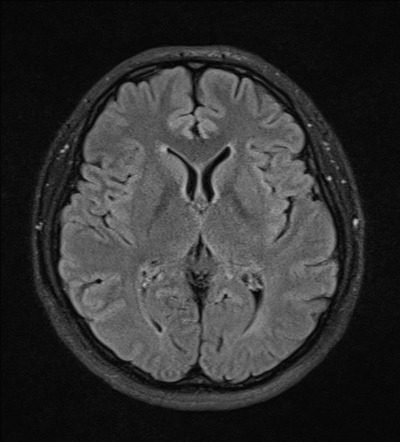
#> input picture Data/Training/notumor/Tr-noTr_0006.jpg, 400 x 442 px, found by its file name; its folder holds only this picture in this run
$ jupyter execute Brain_tumor_prediction.ipynb
#> lines starting #> are read from the running program, lines starting #| are printed output that depends on the picture
# **IMPORT LIBRARIES**

[cell 1]
import numpy as np
import pandas as pd
import os
import cv2
import matplotlib.pyplot as plt
import warnings
import seaborn as sns
from sklearn.model_selection import train_test_split
from sklearn.preprocessing import StandardScaler
from sklearn.decomposition import PCA
from sklearn.linear_model import LogisticRegression
from sklearn.svm import SVC
from sklearn.metrics import confusion_matrix, classification_report, accuracy_score

warnings.filterwarnings('ignore')

# **LOAD DATASET**

[cell 2]
train_path = r"C:\Users\chand\Downloads\Brain Tumor Prediction System\Data\Training"
test_path  = r"C:\Users\chand\Downloads\Brain Tumor Prediction System\Data\Testing"


classes = {
    'notumor': 0,
    'pituitary': 1
}

IMG_SIZE = 200

[cell 3]
# Load TRAINING data
X_train = []
y_train = []

for cls, label in classes.items():
    folder = os.path.join(train_path, cls)

    for img_name in os.listdir(folder):
        img_path = os.path.join(folder, img_name)

        img = cv2.imread(img_path, 0)
#> img is the input picture: shape (442, 400); min 0, max 189, mean 49.2
        if img is None:
            continue

        img = cv2.resize(img, (IMG_SIZE, IMG_SIZE))
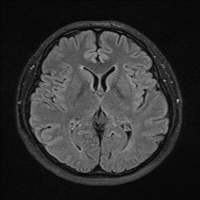
#> img: shape (200, 200); min 5, max 177, mean 49.1
        X_train.append(img)
        y_train.append(label)
#> pass 2 of the loop `for cls, label in classes.items():`:
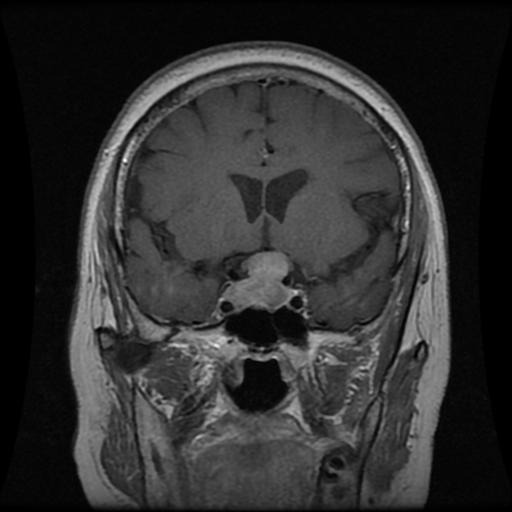
#> input picture Data/Training/pituitary/Tr-piTr_0007.jpg, 512 x 512 px, found by its file name
#> img is the input picture: shape (512, 512); min 0, max 255, mean 47.2
#> `img = cv2.resize(img, (IMG_SIZE, IMG_SIZE))`:
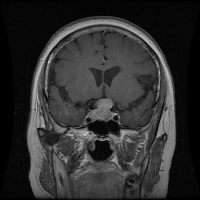
#> img: shape (200, 200); min 0, max 231, mean 47.1

X_train = np.array(X_train)
y_train = np.array(y_train)

print("Training data shape:", X_train.shape)
#| Training data shape: (2, 200, 200)
print(pd.Series(y_train).value_counts())

[cell 4]
# Load TESTING data
X_test = []
y_test = []

for cls, label in classes.items():
    folder = os.path.join(test_path, cls)

    for img_name in os.listdir(folder):
        img_path = os.path.join(folder, img_name)

        img = cv2.imread(img_path, 0)
        if img is None:
            continue

        img = cv2.resize(img, (IMG_SIZE, IMG_SIZE))
        X_test.append(img)
        y_test.append(label)
#> pass 2 of the loop `for cls, label in classes.items():`:

X_test = np.array(X_test)
y_test = np.array(y_test)

print("Testing data shape:", X_test.shape)
#| Testing data shape: (2, 200, 200)
print(pd.Series(y_test).value_counts())

# **Visualizations**

[cell 5]
# Class Distribution
plt.figure(figsize=(6,4))
pd.Series(y_train).value_counts().plot(kind='bar')
plt.xticks(ticks=[0,1], labels=['No Tumor', 'Pituitary'])
plt.title("Training Data Class Distribution")
plt.ylabel("Number of Images")
plt.xlabel("Class")
plt.show()
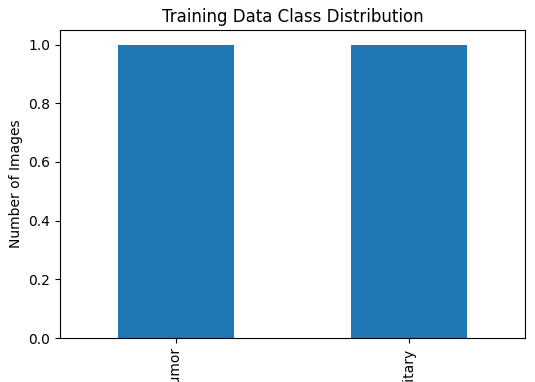
#> figure drawn by matplotlib, 1 panel

[cell 6]
# Visualize sample images
plt.figure(figsize=(8,6))

# Get first 5 samples of each class
no_tumor_samples = np.where(y_train == 0)[0][:5]
tumor_samples = np.where(y_train == 1)[0][:5]

for i, idx in enumerate(no_tumor_samples):
    plt.subplot(2,5,i+1)
    plt.imshow(X_train[idx], cmap='gray')
    plt.title("No Tumor")
    plt.axis('off')

for i, idx in enumerate(tumor_samples):
    plt.subplot(2,5,i+6)
    plt.imshow(X_train[idx], cmap='gray')
    plt.title("Pituitary")
    plt.axis('off')

plt.tight_layout()
plt.show()
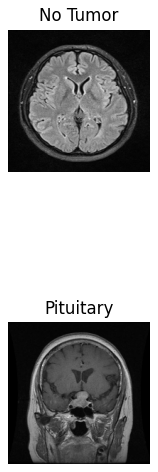
#> figure drawn by matplotlib, 2 panels

# **FLATTEN IMAGES**

[cell 7]
X_train_flat = X_train.reshape(X_train.shape[0], -1)
X_test_flat  = X_test.reshape(X_test.shape[0], -1)

print("Flattened train shape:", X_train_flat.shape)
#| Flattened train shape: (2, 40000)
print("Flattened test shape:", X_test_flat.shape)
#| Flattened test shape: (2, 40000)

# **FEATURE SCALING**

[cell 8]
scaler = StandardScaler()

[cell 9]
X_train_scaled = scaler.fit_transform(X_train_flat)
X_test_scaled  = scaler.transform(X_test_flat)

# **DIMENSIONALITY REDUCTION**

[cell 10]
pca = PCA(n_components=0.98)  # Keep 98% variance

[cell 11]
X_train_pca = pca.fit_transform(X_train_scaled)
#> X_train_pca = [199, -199]
X_test_pca  = pca.transform(X_test_scaled)
#> X_test_pca = [199, -199]

print("Features before PCA:", X_train_flat.shape[1])
#| Features before PCA: 40000
print("Features after PCA:", X_train_pca.shape[1])
#| Features after PCA: 1

# **TRAIN MODELS**

**Logistic Regression**

[cell 12]
log_model = LogisticRegression(C=0.01, max_iter=1000)
log_model.fit(X_train_pca, y_train)

**SVM Classifier**

[cell 13]
svm_model = SVC(kernel='rbf', C=1.0, gamma='scale', probability=True)
svm_model.fit(X_train_pca, y_train)

# **MODEL EVALUATION**

**Predictions**

[cell 14]
log_train_pred = log_model.predict(X_train_pca)
#> log_train_pred = [0, 1]
log_test_pred  = log_model.predict(X_test_pca)
#> log_test_pred = [0, 1]

[cell 15]
svm_train_pred = svm_model.predict(X_train_pca)
#> svm_train_pred = [0, 1]
svm_test_pred  = svm_model.predict(X_test_pca)
#> svm_test_pred = [0, 1]

**Accuracy Scores**

[cell 16]
log_train_acc = accuracy_score(y_train, log_train_pred)
#> log_train_acc = 1
log_test_acc = accuracy_score(y_test, log_test_pred)
#> log_test_acc = 1

[cell 17]
svm_train_acc = accuracy_score(y_train, svm_train_pred)
#> svm_train_acc = 1
svm_test_acc = accuracy_score(y_test, svm_test_pred)
#> svm_test_acc = 1

[cell 18]
print("\n===== MODEL PERFORMANCE =====")
print(f"Logistic Regression - Training Accuracy: {log_train_acc:.4f}")
#| Logistic Regression - Training Accuracy: 1.0000
print(f"Logistic Regression - Testing Accuracy : {log_test_acc:.4f}")
#| Logistic Regression - Testing Accuracy : 1.0000
print(f"\nSVM - Training Accuracy: {svm_train_acc:.4f}")
#| SVM - Training Accuracy: 1.0000
print(f"SVM - Testing Accuracy : {svm_test_acc:.4f}")
#| SVM - Testing Accuracy : 1.0000

[cell 19]
models = ['Logistic Regression', 'SVM']
train_acc = [log_train_acc, svm_train_acc]
#> train_acc = [1, 1]
test_acc = [log_test_acc, svm_test_acc]
#> test_acc = [1, 1]

plt.figure(figsize=(6,4))
x = np.arange(len(models))

plt.bar(x - 0.2, train_acc, width=0.4, label='Train Accuracy')
plt.bar(x + 0.2, test_acc, width=0.4, label='Test Accuracy')

plt.xticks(x, models)
plt.ylabel("Accuracy")
plt.title("Train vs Test Accuracy Comparison")
plt.legend()
plt.show()
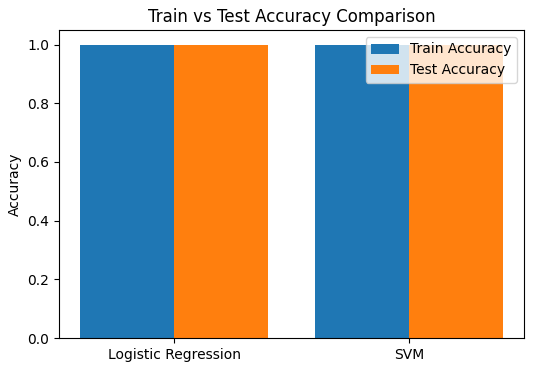
#> figure drawn by matplotlib, 1 panel

[cell 20]
print("\nLogistic Regression Classification Report:")
print(classification_report(y_test, log_test_pred))
#|               precision    recall  f1-score   support
#|            0       1.00      1.00      1.00         1
#|            1       1.00      1.00      1.00         1
#|     accuracy                           1.00         2
#|    macro avg       1.00      1.00      1.00         2
#| weighted avg       1.00      1.00      1.00         2

[cell 21]
print("\nSVM Classification Report:")
print(classification_report(y_test, svm_test_pred))
#|               precision    recall  f1-score   support
#|            0       1.00      1.00      1.00         1
#|            1       1.00      1.00      1.00         1
#|     accuracy                           1.00         2
#|    macro avg       1.00      1.00      1.00         2
#| weighted avg       1.00      1.00      1.00         2

[cell 22]
cm = confusion_matrix(y_test, svm_test_pred)
#> cm = [[1, 0], [0, 1]]
print("\nConfusion Matrix:\n", cm)
#| Confusion Matrix:
#|  [[1 0]
#|  [0 1]]

[cell 23]
# Confusion Matrix Heatmap

cm = confusion_matrix(y_test, svm_test_pred)

plt.figure(figsize=(6,5))
sns.heatmap(cm, annot=True, fmt='d', cmap='Blues',
            xticklabels=['No Tumor','Pituitary'],
            yticklabels=['No Tumor','Pituitary'])

plt.title("Confusion Matrix - SVM")
plt.xlabel("Predicted Label")
plt.ylabel("True Label")
plt.show()
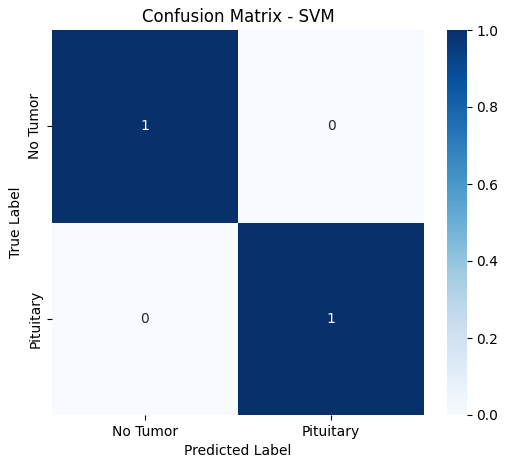
#> figure drawn by matplotlib, 2 panels

[cell 24]
# Misclassified Images

wrong_idx = np.where(y_test != svm_test_pred)[0]
#> wrong_idx = empty array

plt.figure(figsize=(8,6))
for i, idx in enumerate(wrong_idx[:8]):
    plt.subplot(2,4,i+1)
    img = X_test[idx].reshape(200,200)
    plt.imshow(img, cmap='gray')
    plt.title(f"True:{y_test[idx]} Pred:{svm_test_pred[idx]}")
    plt.axis('off')
#> this loop made 0 passes

plt.tight_layout()
plt.show()
